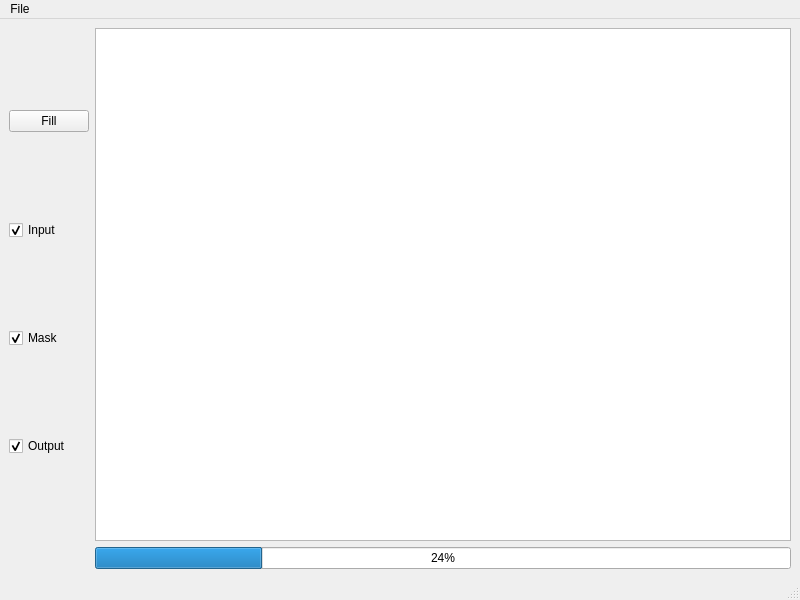
<?xml version="1.0" encoding="UTF-8"?>
<ui version="4.0">
 <class>PoissonEditingGUI</class>
 <widget class="QMainWindow" name="PoissonEditingGUI">
  <property name="geometry">
   <rect>
    <x>0</x>
    <y>0</y>
    <width>800</width>
    <height>600</height>
   </rect>
  </property>
  <property name="windowTitle">
   <string>Poisson Editing</string>
  </property>
  <widget class="QWidget" name="centralwidget">
   <layout class="QGridLayout" name="gridLayout">
    <item row="0" column="1">
     <widget class="QGraphicsView" name="graphicsView"/>
    </item>
    <item row="0" column="0">
     <layout class="QVBoxLayout" name="verticalLayout">
      <item>
       <widget class="QPushButton" name="btnFill">
        <property name="text">
         <string>Fill</string>
        </property>
       </widget>
      </item>
      <item>
       <widget class="QCheckBox" name="chkShowInput">
        <property name="text">
         <string>Input</string>
        </property>
        <property name="checked">
         <bool>true</bool>
        </property>
       </widget>
      </item>
      <item>
       <widget class="QCheckBox" name="chkShowMask">
        <property name="text">
         <string>Mask</string>
        </property>
        <property name="checked">
         <bool>true</bool>
        </property>
       </widget>
      </item>
      <item>
       <widget class="QCheckBox" name="chkShowOutput">
        <property name="text">
         <string>Output</string>
        </property>
        <property name="checked">
         <bool>true</bool>
        </property>
       </widget>
      </item>
     </layout>
    </item>
    <item row="1" column="1">
     <widget class="QProgressBar" name="progressBar">
      <property name="value">
       <number>24</number>
      </property>
     </widget>
    </item>
   </layout>
  </widget>
  <widget class="QMenuBar" name="menubar">
   <property name="geometry">
    <rect>
     <x>0</x>
     <y>0</y>
     <width>800</width>
     <height>20</height>
    </rect>
   </property>
   <widget class="QMenu" name="menuFile">
    <property name="title">
     <string>File</string>
    </property>
    <addaction name="actionOpenImage"/>
    <addaction name="actionSaveResult"/>
   </widget>
   <addaction name="menuFile"/>
  </widget>
  <widget class="QStatusBar" name="statusbar"/>
  <action name="actionOpenImage">
   <property name="text">
    <string>Open Image</string>
   </property>
  </action>
  <action name="actionSaveResult">
   <property name="text">
    <string>Save Result</string>
   </property>
  </action>
 </widget>
 <resources/>
 <connections/>
</ui>
